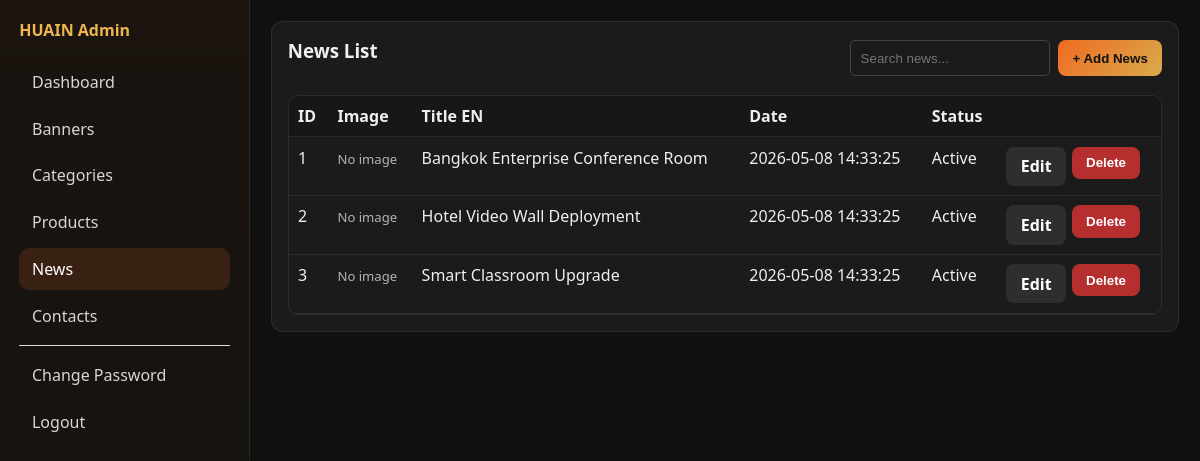
Page /admin/news.php (signed in) on the committed database.
### tables this page shows
CREATE TABLE `news` (
  `id` int(11) NOT NULL AUTO_INCREMENT,
  `title_th` varchar(255) DEFAULT NULL,
  `title_en` varchar(255) DEFAULT NULL,
  `slug` varchar(255) DEFAULT NULL,
  `short_desc_th` text DEFAULT NULL,
  `short_desc_en` text DEFAULT NULL,
  `description_th` longtext DEFAULT NULL,
  `description_en` longtext DEFAULT NULL,
  `image` varchar(255) DEFAULT NULL,
  `seo_title` varchar(255) DEFAULT NULL,
  `seo_description` text DEFAULT NULL,
  `status` tinyint(4) DEFAULT 1,
  `created_at` timestamp NOT NULL DEFAULT current_timestamp(),
  PRIMARY KEY (`id`)
);

### includes/functions.php (called while the page is built, shortened)
<?php
function e($value)
{
    return htmlspecialchars((string) $value, ENT_QUOTES, 'UTF-8');
}

### admin/news.php (the view, shortened to what this page needs)
<?php
require_once __DIR__ . '/auth.php';
$rows = $pdo->query('SELECT * FROM news ORDER BY created_at DESC')->fetchAll();
include __DIR__ . '/partials/header.php';
?>
<div class="panel">
    <div style="display:flex;justify-content:space-between;align-items:center;margin-bottom:1rem;gap:1rem;flex-wrap:wrap;">
        <h3>News List</h3>
        <div style="display:flex;gap:0.5rem;flex-wrap:wrap;">
            <input type="text" id="search-news" placeholder="Search news..." style="padding:0.6rem;border:1px solid #444;border-radius:5px;background:#1a1a1a;color:#fff;flex:1;min-width:200px;">
            <button type="button" class="btn btn-primary" id="add-news-btn">+ Add News</button>
        </div>
    </div>
    <div class="table-wrap">
    <table id="news-table">
        <thead>
            <tr>
                <th>ID</th>
                <th>Image</th>
                <th>Title EN</th>
                <th>Date</th>
                <th>Status</th>
                <th></th>
            </tr>
        </thead>
        <tbody>
            <?php foreach ($rows as $row): ?>
                <tr>
                    <td><?= (int) $row['id'] ?></td>
                    <td>
                        <?php if (!empty($row['image'])): ?>
                            <img src="<?= e(uploadUrl($row['image'])) ?>" alt="<?= e($row['title_en']) ?>" class="thumb-sm">
                        <?php else: ?>
                            <span class="muted">No image</span>
                        <?php endif; ?>
                    </td>
                    <td><?= e($row['title_en']) ?></td>
                    <td><?= e($row['created_at']) ?></td>
                    <td><?= (int) $row['status'] === 1 ? 'Active' : 'Inactive' ?></td>
                    <td>
                        <div class="action-group">
                        <a class="btn btn-muted edit-news-btn" href="news.php?edit=<?= (int) $row['id'] ?>" data-edit-id="<?= (int) $row['id'] ?>">Edit</a>
                        <form method="post" style="display:inline;" class="delete-news-form" data-news-title="<?= e($row['title_en']) ?>">
                            <button class="btn btn-danger" type="submit">Delete</button>
                        </form>
                        </div>
                    </td>
                </tr>
            <?php endforeach; ?>
        </tbody>
    </table>
    </div>
</div>
<link rel="stylesheet" href="../assets/css/quill.snow.css">
<link rel="stylesheet" href="../assets/css/quill-better-table.min.css">
<?php include __DIR__ . '/partials/footer.php';

### assets/css/admin.css (style rules this page uses)
body { margin: 0; background: #101010; color: #efefef; font-family: 'Segoe UI', Tahoma, Geneva, Verdana, sans-serif; }
* { box-sizing: border-box; }
a { text-decoration: none; color: inherit; }
.panel { background: #1b1b1b; border: 1px solid rgba(255, 255, 255, 0.08); border-radius: 12px; padding: 1rem; margin-bottom: 1rem; }
.panel h2, .panel h3 { margin-top: 0; margin-bottom: 1rem; }
input, textarea, select { width: 100%; max-width: 100%; display: block; background: #0f0f0f; color: #fff; border: 1px solid #323232; border-radius: 8px; padding: 0.62rem 0.72rem; }
.btn { border: 0; padding: 0.54rem 0.9rem; border-radius: 8px; cursor: pointer; font-weight: 600; }
.btn-primary { background: linear-gradient(135deg, #ef6a21, #d9ab4c); color: #111; }
.btn-danger { background: #b62f2f; color: #fff; }
.btn-muted { background: #2e2e2e; color: #fff; }
.table-wrap { overflow-x: auto; border: 1px solid rgba(255, 255, 255, 0.08); border-radius: 10px; }
table { width: 100%; border-collapse: collapse; min-width: 760px; }
th, td { border-bottom: 1px solid rgba(255, 255, 255, 0.08); padding: 0.58rem; text-align: left; vertical-align: top; }
th { background: #171717; white-space: nowrap; }
.muted { color: #b4b4b4; font-size: 0.82rem; }
.action-group { display: inline-flex; gap: 0.35rem; flex-wrap: wrap; }

### rows in the picture
news: id "1", image "No image", title_en "Bangkok Enterprise Conference Room", created_at "2026-05-08 14:33:25", status "Active"
news: id "2", image "No image", title_en "Hotel Video Wall Deployment", created_at "2026-05-08 14:33:25", status "Active"
news: id "3", image "No image", title_en "Smart Classroom Upgrade", created_at "2026-05-08 14:33:25", status "Active"
